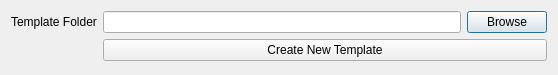
<?xml version="1.0" encoding="UTF-8"?>
<ui version="4.0">
 <class>TemplateFolderDialog_UI</class>
 <widget class="QDialog" name="TemplateFolderDialog_UI">
  <property name="geometry">
   <rect>
    <x>0</x>
    <y>0</y>
    <width>558</width>
    <height>75</height>
   </rect>
  </property>
  <property name="windowTitle">
   <string>Templates Folder</string>
  </property>
  <layout class="QFormLayout" name="formLayout">
   <item row="0" column="0">
    <widget class="QLabel" name="label">
     <property name="text">
      <string>Template Folder</string>
     </property>
    </widget>
   </item>
   <item row="0" column="1">
    <layout class="QHBoxLayout" name="horizontalLayout">
     <item>
      <widget class="QLineEdit" name="lineEdit"/>
     </item>
     <item>
      <widget class="QPushButton" name="pushButton">
       <property name="text">
        <string>Browse</string>
       </property>
      </widget>
     </item>
    </layout>
   </item>
   <item row="1" column="1">
    <widget class="QPushButton" name="pushButton_2">
     <property name="text">
      <string>Create New Template</string>
     </property>
    </widget>
   </item>
  </layout>
 </widget>
 <resources/>
 <connections/>
</ui>
